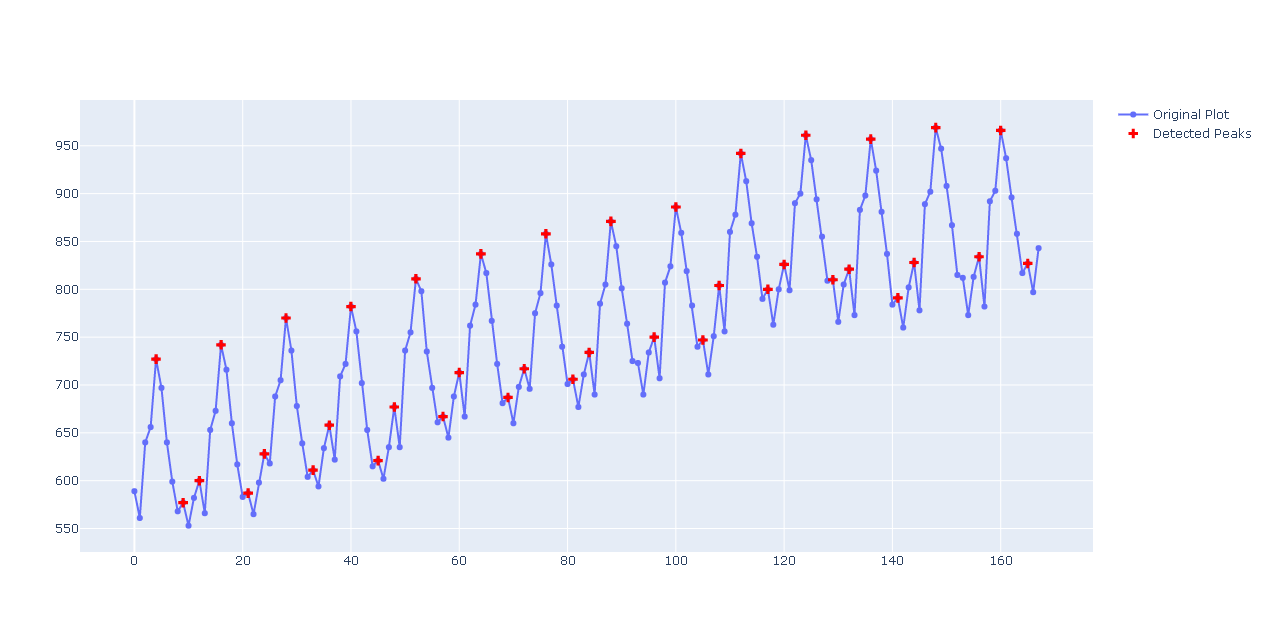

Reproduce this figure in Python.
import plotly.graph_objects as go # Biblioteca usada para criar gráficos
import pandas as pd # Biblioteca usada para criar dataframe
from scipy.signal import find_peaks # Biblioteca usada para identificar picos 

# Variáveis para 'puxar' os dados
milk_data = pd.read_csv('https://raw.githubusercontent.com/plotly/datasets/master/monthly-milk-production-pounds.csv')
time_series = milk_data['Monthly milk production (pounds per cow)']

indices = find_peaks(time_series)[0]

# Cria o gráfico de dispersão
fig = go.Figure()
fig.add_trace(go.Scatter(
    y=time_series,
    mode='lines+markers',
    name='Original Plot'
))

# Adiciona a dispersão (scatter)
fig.add_trace(go.Scatter(
    x=indices,
    y=[time_series[j] for j in indices],
    mode='markers',
    marker=dict(
        size=8,
        color='red',
        symbol='cross'
    ),
    name='Detected Peaks'
))

fig.show() # Plota o gráfico

# plotly.express pode criar toda a fígura de uma só vez. Ele usa a graph_objects internamente
